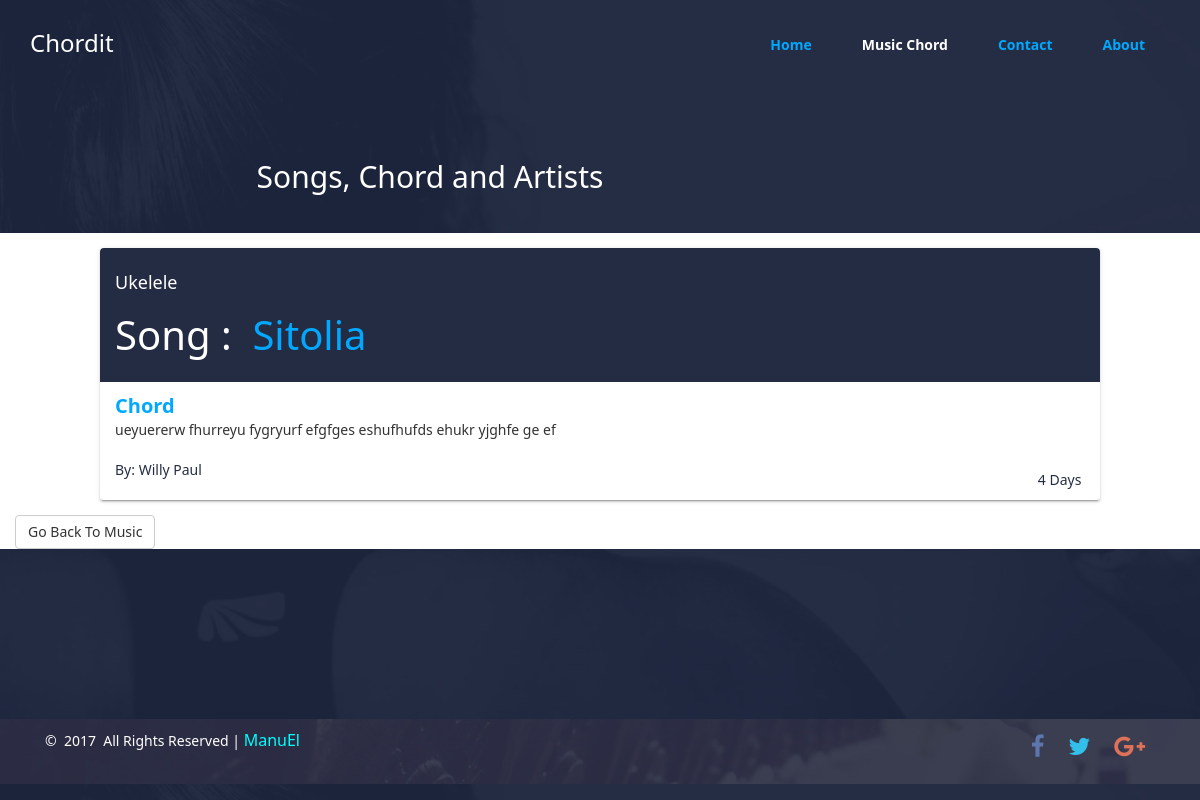
The app's page /music_view?song=47 with its own data.
### tables this page shows
CREATE TABLE IF NOT EXISTS `music_posts` (
`ID` int(11) NOT NULL,
  `title` varchar(100) NOT NULL,
  `artist` varchar(100) NOT NULL,
  `description` longtext NOT NULL,
  `cartegory` varchar(100) NOT NULL,
  `photo` varchar(100) DEFAULT NULL,
  `timer` timestamp NOT NULL DEFAULT CURRENT_TIMESTAMP ON UPDATE CURRENT_TIMESTAMP
);

### class.admin.php (called while the page is built, shortened)
<?php
class ADMIN
{
	private $conn;
	public function __construct()
	{
		$database = new Database();
		$db = $database->dbConnection();
		$this->conn = $db;
    }
	public function runQuery($sql)
	{
		$stmt = $this->conn->prepare($sql);
		return $stmt;
	}
}

### music_view.php (the view, shortened to what this page needs)
<?php
include("class.admin.php");
$music_home = new ADMIN();
?>
<!DOCTYPE html>
<html>
<head>
		<link href="#SSS" rel="stylesheet" type="text/css" />
		 <link href="css/style.css" rel="stylesheet">
		 <link rel="stylesheet" type="text/css" href="css/owl.css">
		 <link rel="stylesheet" type="text/css" href="css/normalize.css">
		<link href="css/bootstrap.min.css" rel="stylesheet" type="text/css" />
		 <link href="font/css/font-awesome.css" rel="stylesheet" />
</head>
<body>
<nav class="navbar navbar-default  ">
		<div class="container  ">
			<div class="navbar-header">
				<h3 class="h3" style="color: #fff;">Chordit</h3>
			</div>
			<div class="collapse navbar-collapse " id="bs-example-navbar-collapse-1">
				<ul class="nav navbar-nav navbar-right main-nav">
					<li><a href="index">Home</a></li>
					<li  class="active"><a href="music">Music Chord</a></li>
					<li><a href="contact">Contact</a></li>
					<li><a href="about">About</a></li>
				</ul>
			</div>
		</div>
	</nav>
<div class=" col-md-8 col-md-offset-2 text-center " style="margin: 30px;">
	<h2 class="h2">Songs, Chord and Artists</h2>
</div>
<div class="clearfix"></div>
<?php       $var = $_GET['song'];
            $results1 = $music_home->runQuery("SELECT * FROM music_posts WHERE ID = '$var' ");
            $results1->execute();
            $post = $results1->fetch(PDO::FETCH_ASSOC);
            ?>
       <div class="container" id="song-view">
			 <div class="col-md-10 col-sm-10 col-xs-10 col-xs-offset-1 col-md-offset-1 col-sm-offset-1 card">
			 	<div class="col-md-12 viwered">
			 		<h6 class="h6"><?php echo $post['cartegory']; ?></h6>
                    <h3 class="h3">Song&nbsp;: &nbsp;<a href="music_view?song=<?php echo $post['ID']; ?>"><?php echo $post['title']; ?></a></h3>
                 </div>
                 <div class="col-md-12 songed">
                    <span><b class="bet">Chord</b></span><span class="desc"><br><?php echo $post['description']; ?></span><br><br>
                    <span class="artist">By: <?php echo $post['artist']; ?> <span class="pull-right"><?php
                                            $timestamp1 = $post['timer'];
                                            $passed1 = time() - strtotime($timestamp1);
                                            $days1 = floor($passed1 / 86400);
                                            $passed1 %= 86400;
                                            $hours1 = floor($passed1 / 3600);
                                            if ($days1>=1) {
                                                echo $hours1;
                                            ?>&nbsp;Days&nbsp;<?php }?> </span></span>
                    </div>
                </div>
                <br>
                <div class="col-md-12 backer">
 				<a href="music" class="btn btn-default"> Go Back To Music</a>
 				</div>
        </div>
<br />
<footer>
		<div class="container">
				<div class="col-sm-8">
					<p style="color: #fff;">&copy; &nbsp;<?php echo date('Y'); ?> &nbsp;All Rights Reserved | <a href="https://www.manuel.appslab.co.ke">ManuEl</a> </p>
				</div>
				<div class="col-sm-4 text-right text-center-mobile">
					<ul class="social-footer">
						<li><a href="http://www.facebook.com/pages/Codrops/159107397912"><i class="fa fa-facebook"></i></a></li>
						<li><a href="http://www.twitter.com/codrops"><i class="fa fa-twitter"></i></a></li>
						<li><a href="https://plus.google.com/101095823814290637419"><i class="fa fa-google-plus"></i></a></li>
					</ul>
				</div>
		</div>
	</footer>
</body>
</html>

### css/style.css (style rules this page uses)
html , body { font-family: segoe UI!important; }
body { width: 100%; color: white; background: rgba(28, 36, 65, 0.93); background: url('../img/header.jpg') ; background-size: cover; }
.card { position: relative; box-sizing: border-box; background: #fff; border-radius: 3px; margin: 15px 0px; box-shadow: 0 2px 2px 0 rgba(0, 0, 0, 0.14), 0 3px 1px -2px rgba(0, 0, 0, 0.2), 0 1px 5px 0 rgba(0, 0, 0, 0.12); }
.navbar-default { background-color: transparent!important; border: none!important; padding: 10px; }
.navbar-default li a { font-weight: 600; color: #00A8FF!important; padding: 25px!important; }
.navbar-default ul .active a { background-color: transparent!important; color: #fff!important; }
.col-md-8 .h2 { color: #fff; }
#song-view { width: 100%; background-color: #fff; padding: 0px; }
#song-view .col-md-10 { padding: 0px; }
.viwered { background-color: #242C43!important; padding: 15px; border-top-left-radius: 4px; border-top-right-radius: 4px; }
.viwered h6 { color: #fff; font-size: 18px; }
.viwered h3 { color: #fff; font-size: 40px; }
.viwered h3 a { color: #00A8FF; }
.songed { padding: 10px; }
.songed .bet { color: #00A8FF; font-size: 20px; }
.desc { text-align: center!important; }
.artist, .songed .pull-right { margin-top: 10px!important; padding: 0px; color: #252D44; }
.fa-facebook { color: #5E76AE; }
.fa-twitter { color: #32BFEA; }
.fa-google-plus { color: #DE7259; }
footer { padding: 10px 0 10px; background: url('../img/footer.jpg'); -webkit-background-size: cover; background-size: cover; }
footer .col-sm-8 a { color: cyan; font-size: 16px; }
footer .social-footer { padding: 0; list-style: none; }
footer .social-footer li { display: inline-block; margin: 0 10px; }
footer .social-footer li a { font-size: 24px; color: #fff; }
a { text-decoration: none; color: #00a8ff; -webkit-transition: all 0.3s ease; transition: all 0.3s ease; }
footer { margin-top: 150px; color: #fff; }

### records on screen
music_posts: cartegory "Ukelele", title "Sitolia", description "ueyuererw fhurreyu fygryurf efgfges eshufhufds ehukr yjghfe ge ef", artist "Willy Paul"
